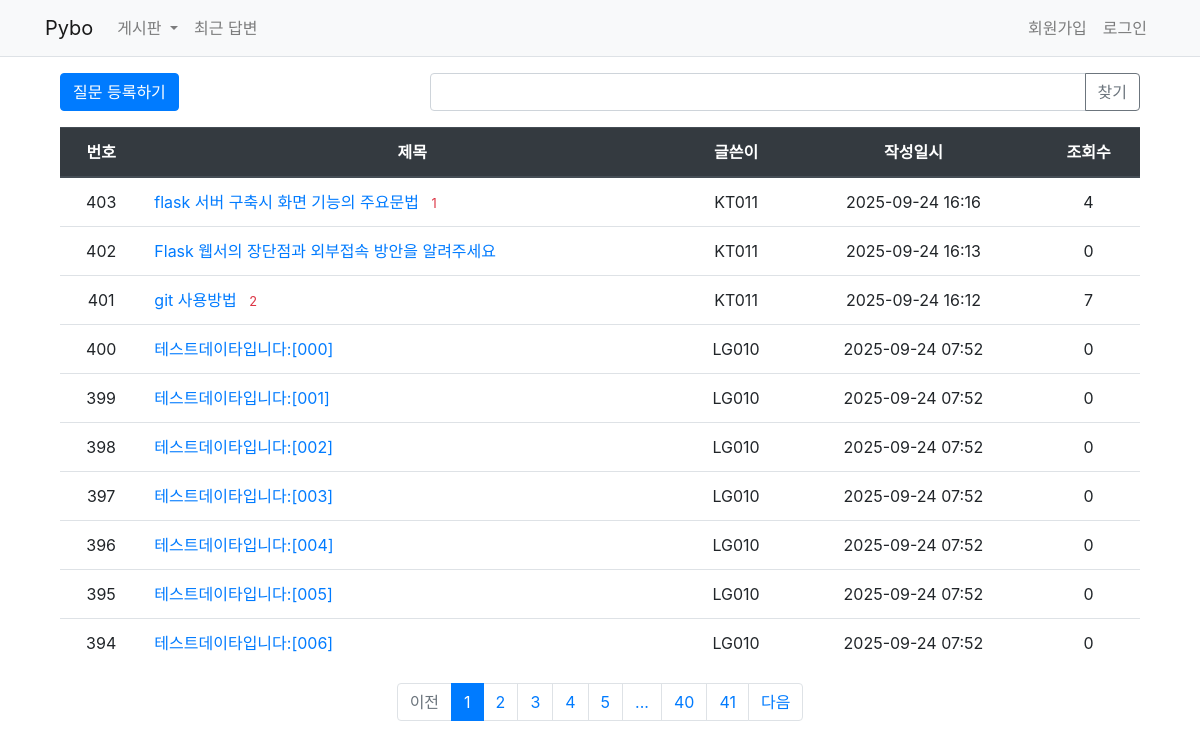
Page /question/list/ on the committed database.
### pybo/models.py (models this page shows)
class Question(db.Model):
    id = db.Column(db.Integer, primary_key=True)
    subject = db.Column(db.String(200), nullable=False)
    content = db.Column(db.Text(), nullable=False)
    create_date = db.Column(db.DateTime(), nullable=False, server_default=db.func.now())
    modify_date = db.Column(db.DateTime(), nullable=True)
    user_id = db.Column(db.Integer, db.ForeignKey('user.id', ondelete='CASCADE'), nullable=False)
    user = db.relationship('User', back_populates='question_set')
    answer_set = db.relationship('Answer', back_populates='question', cascade='all, delete-orphan')
    voter = db.relationship('User', secondary=question_voter, back_populates='question_voter_set')
    comment_set = db.relationship('Comment', back_populates='question', cascade='all, delete-orphan')
    category_id = db.Column(db.Integer, db.ForeignKey('category.id', ondelete='CASCADE'), nullable=False, server_default=db.text('1'))
    category = db.relationship('Category', back_populates='question_set')
    view_count = db.Column(db.Integer, server_default='0', nullable=False)

class User(db.Model):
    id = db.Column(db.Integer, primary_key=True)
    username = db.Column(db.String(150), unique=True, nullable=False)
    password = db.Column(db.String(200), nullable=False)
    email = db.Column(db.String(120), unique=False, nullable=False)   # email 중복허용
    create_date = db.Column(db.DateTime(), nullable=False, server_default=db.func.now())
    question_set = db.relationship('Question', back_populates='user', cascade='all, delete-orphan')
    answer_set = db.relationship('Answer', back_populates='user', cascade='all, delete-orphan')
    question_voter_set = db.relationship('Question', secondary=question_voter, back_populates='voter')
    answer_voter_set = db.relationship('Answer', secondary=answer_voter, back_populates='voter')
    comment_set = db.relationship('Comment', back_populates='user', cascade='all, delete-orphan')

### pybo/views/question_views.py (the view, shortened to what this page needs)
@bp.route('/list/', defaults={'category_name': '질문과답변'})
@bp.route('/list/<string:category_name>/')
def _list(category_name):
    page = request.args.get('page', type=int, default=1)
    kw = request.args.get('kw', type=str, default='')
    category = Category.query.filter_by(name=category_name).first_or_404()
    question_list = Question.query.filter_by(category=category).order_by(Question.create_date.desc())
    question_list = question_list.paginate(page=page, per_page=10)
    return render_template('question/question_list.html', question_list=question_list, page=page, kw=kw, category=category)

### pybo/filter.py (called while the page is built)
def format_datetime(value, fmt='%Y-%m-%d %H:%M'):
    return value.strftime(fmt)

### pybo/views/auth_views.py (called while the page is built)
@bp.before_app_request
def load_logged_in_user():
    user_id = session.get('user_id')
    if user_id is None:
        g.user = None
    else:
        g.user = User.query.get(user_id)

### pybo/templates/question/question_list.html
{% extends 'base.html' %}
{% block content %}
<div class="container my-3">
    <div class="row justify-content-between my-3">
        <div class="col-4">
            <a href="{{ url_for('question.create', category_name=category.name) }}" class="btn btn-primary">질문 등록하기</a>
        </div>
        <div class="col-8">
            <form id="searchForm" method="get" action="{{ url_for('question._list', category_name=category.name) }}">
                <div class="input-group">
                    <input type="text" class="form-control" name="kw" id="kw" value="{{ kw or '' }}">
                    <div class="input-group-append">
                        <button class="btn btn-outline-secondary" type="submit">찾기</button>
                    </div>
                </div>
            </form>
        </div>
    </div>
    <table class="table">
        <thead>
        <tr class="text-center thead-dark">
            <th>번호</th>
            <th style="width:50%">제목</th>
            <th>글쓴이</th>
            <th>작성일시</th>
            <th>조회수</th>
        </tr>
        </thead>
        <tbody>
        {% if question_list.items %}
        {% for question in question_list.items %}
        <tr class="text-center">
            <td>{{ question_list.total - ((question_list.page-1) * question_list.per_page) - loop.index0 }}</td>
            <td class="text-left">
                <a href="{{ url_for('question.detail', question_id=question.id) }}">{{ question.subject }}</a>
                {% if question.answer_set|length > 0 %}
                <span class="text-danger small ml-2">{{ question.answer_set|length }}</span>
                {% endif %}
            </td>
            <td>{{ question.user.username }}</td>
            <td>{{ question.create_date|datetime }}</td>
            <td>{{ question.view_count }}</td>
        </tr>
        {% endfor %}
        {% else %}
        <tr>
            <td colspan="5">질문이 없습니다.</td>
        </tr>
        {% endif %}
        </tbody>
    </table>
    <ul class="pagination justify-content-center">
        {% if question_list.has_prev %}
        <li class="page-item">
            <a class="page-link" href="{{ url_for('question._list', category_name=category.name, page=question_list.prev_num, kw=kw) }}">이전</a>
        </li>
        {% else %}
        <li class="page-item disabled">
            <a class="page-link" tabindex="-1" aria-disabled="true" href="javascript:void(0)">이전</a>
        </li>
        {% endif %}
        {% for page_num in question_list.iter_pages() %}
            {% if page_num %}
                {% if page_num != question_list.page %}
                <li class="page-item">
                    <a class="page-link" href="{{ url_for('question._list', category_name=category.name, page=page_num, kw=kw) }}">{{ page_num }}</a>
                </li>
                {% else %}
                <li class="page-item active" aria-current="page">
                    <a class="page-link" href="javascript:void(0)">{{ page_num }}</a>
                </li>
                {% endif %}
            {% else %}
                <li class="disabled"><a class="page-link" href="javascript:void(0)">...</a></li>
            {% endif %}
        {% endfor %}
        {% if question_list.has_next %}
        <li class="page-item"><a class="page-link" href="{{ url_for('question._list', category_name=category.name, page=question_list.next_num, kw=kw) }}">다음</a></li>
        {% else %}
        <li class="page-item disabled"><a class="page-link" tabindex="-1" aria-disabled="true" href="javascript:void(0)">다음</a></li>
        {% endif %}
    </ul>
</div>
{% endblock %}

### rows in the picture
Question: total "403", subject "flask 서버 구축시 화면 기능의 주요문법", answer_set|length "1", user.username "KT011", create_date "2025-09-24 16:16", view_count "4"
Question: total "402", subject "Flask 웹서의 장단점과 외부접속 방안을 알려주세요", user.username "KT011", create_date "2025-09-24 16:13", view_count "0"
Question: total "401", subject "git 사용방법", answer_set|length "2", user.username "KT011", create_date "2025-09-24 16:12", view_count "7"
Question: total "400", subject "테스트데이타입니다:[000]", user.username "LG010", create_date "2025-09-24 07:52", view_count "0"
Question: total "399", subject "테스트데이타입니다:[001]", user.username "LG010", create_date "2025-09-24 07:52", view_count "0"
Question: total "398", subject "테스트데이타입니다:[002]", user.username "LG010", create_date "2025-09-24 07:52", view_count "0"
Question: total "397", subject "테스트데이타입니다:[003]", user.username "LG010", create_date "2025-09-24 07:52", view_count "0"
Question: total "396", subject "테스트데이타입니다:[004]", user.username "LG010", create_date "2025-09-24 07:52", view_count "0"
Question: total "395", subject "테스트데이타입니다:[005]", user.username "LG010", create_date "2025-09-24 07:52", view_count "0"
Question: total "394", subject "테스트데이타입니다:[006]", user.username "LG010", create_date "2025-09-24 07:52", view_count "0"

### other values in the picture
{{ page_num }} "1"
{{ page_num }} "2" "3" "4" "5" "40" "41"
